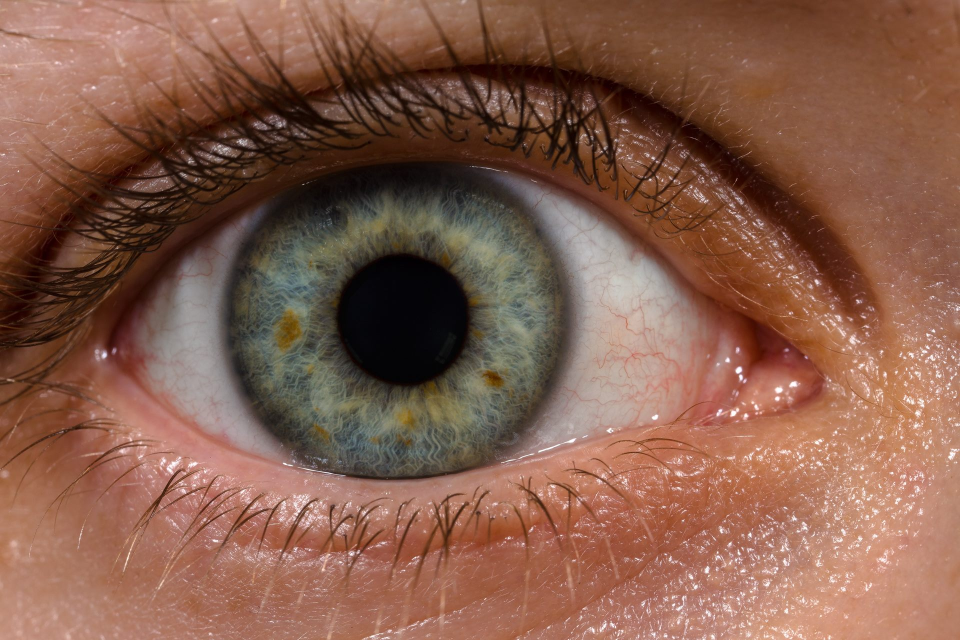
#> input picture EdgeDetection/res/eye.jpg, 1920 x 1280 px (shown at 1/2 size)
$ python contourDet3.py
#> lines starting #> are read from the running program, lines starting #| are printed output that depends on the picture; after the words box and inside, x2 and y2 are one past the last pixel; in counts of white or black regions, pixels touching at a corner belong together
import cv2
import numpy as np


img = cv2.imread("./res/eye.jpg")
#> img is the input picture: shape (1280, 1920, 3); mean B, G, R 75.9, 93.3, 134
img = cv2.resize(img, (720, 480),interpolation= cv2.INTER_AREA)
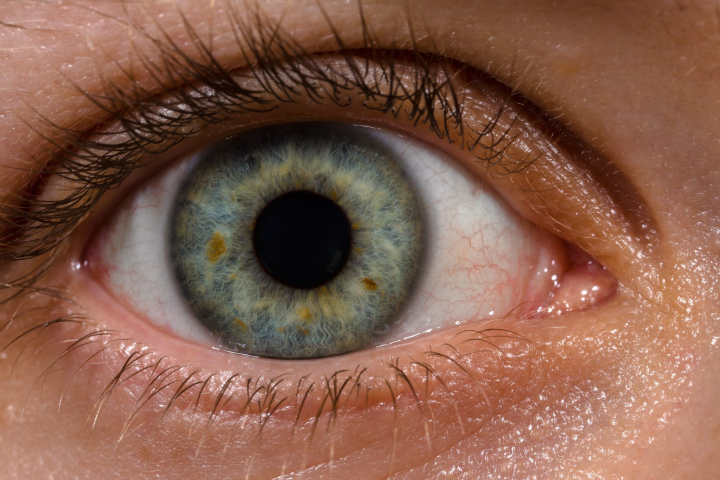
#> img: shape (480, 720, 3); mean B, G, R 75.9, 93.3, 134
gray = cv2.cvtColor(img, cv2.COLOR_BGR2GRAY)
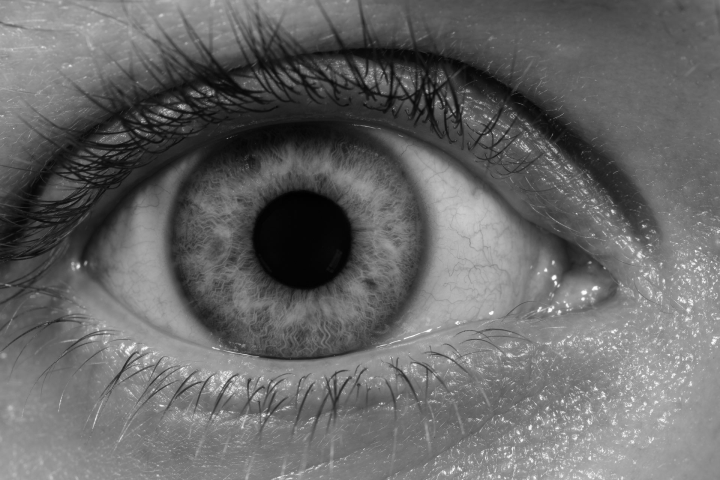
#> gray: shape (480, 720); min 0, max 253, mean 103.5
edges = cv2.Canny(gray, 50, 120)
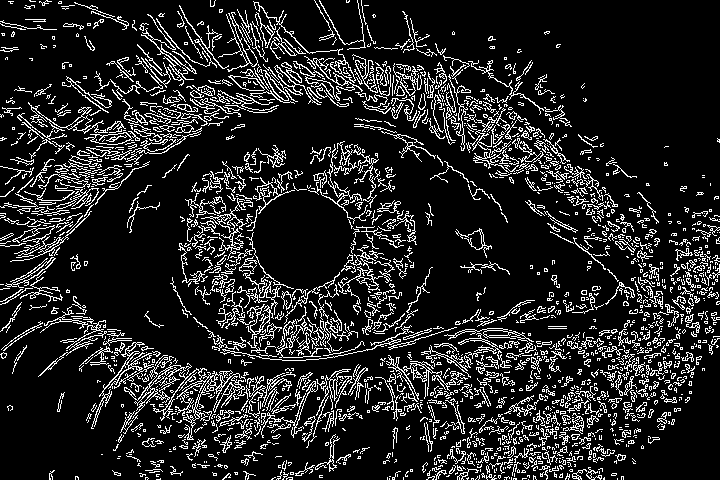
#> edges: shape (480, 720); 14% white in thin lines or dots
minLineLength = 20
maxLineGap = 5

lines = cv2.HoughLinesP(edges, 1, np.pi/180.0, 20, minLineLength, maxLineGap)
#> lines = 343 rows, first 6: [306, 356, 314, 356], [104, 351, 109, 351], [137, 112, 145, 120], [34, 269, 39, 264], [597, 260, 603, 266], [660, 418, 666, 420]
for x1, y1, x2, y2  in lines[0]:
    cv2.line(img, (x1,y1),(x2,y2), (0,255,0),2)
#> this loop made 1 pass
#> img: shape (480, 720, 3); 0.01% of pixels changed, all inside (x1, y1, x2, y2) = (305, 355, 316, 358)

cv2.imshow("edges", edges)
cv2.imshow("lines", img)
cv2.waitKey()
cv2.destroyAllWindows()


img1 = cv2.imread("./res/eye.jpg")
img1 = cv2.resize(img1, (720, 480),interpolation= cv2.INTER_AREA)
gray_img = cv2.cvtColor(img1, cv2.COLOR_BGR2GRAY)
gray_img = cv2.medianBlur(gray_img, 5)
circles = cv2.HoughCircles(gray_img, cv2.HOUGH_GRADIENT, 1, 120, param1= 100, param2= 30, minRadius= 0, maxRadius= 0)
#> circles = 20 rows, first 8: [381.5, 263.5, 217.1], [348.5, 469.5, 380.8], [247.5, 232.5, 180.9], [516.5, 276.5, 149.5], [126.5, 286.5, 108.6], [362.5, 123.5, 81.2], [190.5, 2.5, 111.4], [31.5, 398.5, 305.8]
circles = np.uint16(np.around(circles))
#> circles = 20 rows, first 8: [382, 264, 217], [348, 470, 381], [248, 232, 181], [516, 276, 150], [126, 286, 109], [362, 124, 81], [190, 2, 111], [32, 398, 306]
for i in circles[0,:]:
    #draw outer circle
    cv2.circle(img1, (i[0],i[1]),i[2], (0,255,0), 2)
    #draw the center of the circle
    cv2.circle(img1, (i[0],i[1]), 2, (0,0,255), 3)
#> this loop made 20 passes
#> i on passes 1 to 12: [382, 264, 217], [348, 470, 381], [248, 232, 181], [516, 276, 150], [126, 286, 109], [362, 124, 81], [190, 2, 111], [32, 398, 306], [58, 104, 99], [186, 444, 98], [378, 2, 103], [288, 350, 74]
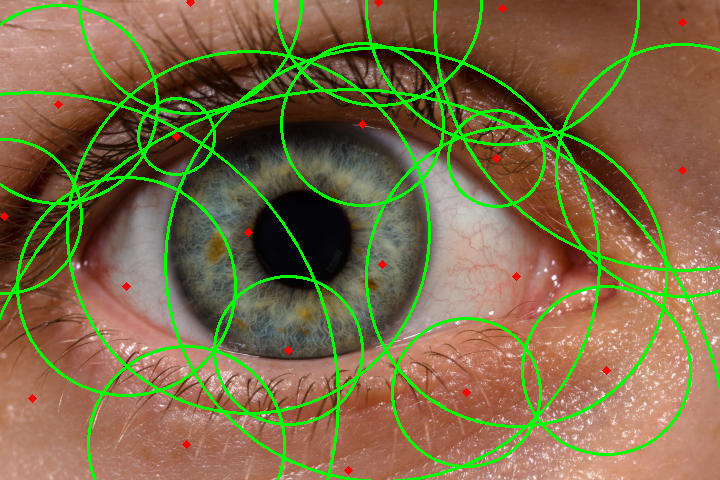
#> img1: shape (480, 720, 3); 9.47% of pixels changed, all inside (x1, y1, x2, y2) = (0, 0, 720, 480)

cv2.imwrite("Eye_Circle_Detection.jpg", img1)
cv2.imshow("HoughCircles", img1)
cv2.waitKey()
cv2.destroyAllWindows()

$ run again, with EdgeDetection/res/e.jpeg copied over EdgeDetection/res/eye.jpg
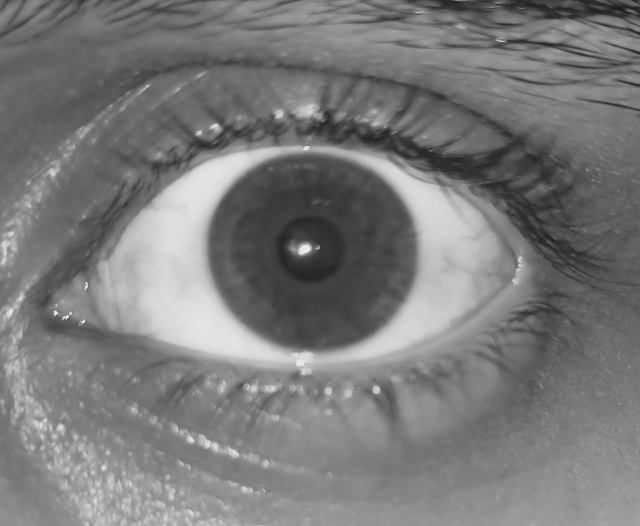
#> input picture EdgeDetection/res/e.jpeg, 1280 x 1052 px (shown at 1/2 size)
#> img is the input picture: shape (1052, 1280, 3); min 24, max 245, mean 121.8
#> `edges = cv2.Canny(gray, 50, 120)`:
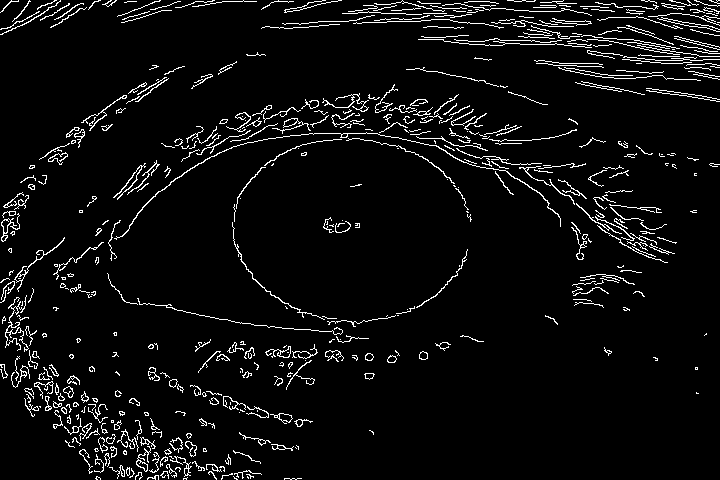
#> edges: shape (480, 720); 5.3% white in thin lines or dots
#> lines = 291 rows, first 6: [244, 1, 256, 1], [433, 10, 441, 10], [670, 51, 675, 51], [240, 144, 246, 143], [310, 22, 317, 22], [290, 8, 296, 8]
#> the loop `for x1, y1, x2, y2  in lines[0]:` made 1 pass
#> `circles = cv2.HoughCircles(gray_img, cv2.HOUGH_GRADIENT, 1, 120, param..`: circles = 14 rows, first 8: [347.5, 422.5, 298.5], [352.5, 189.5, 132.6], [239.5, 278.5, 217.5], [497.5, 465.5, 426.5], [562.5, 349.5, 311.5], [636.5, 462.5, 445.8], [501.5, 73.5, 96], [622.5, 124.5, 107.7]
#> `circles = np.uint16(np.around(circles))`: circles = 14 rows, first 8: [348, 422, 298], [352, 190, 133], [240, 278, 218], [498, 466, 426], [562, 350, 312], [636, 462, 446], [502, 74, 96], [622, 124, 108]
#> the loop `for i in circles[0,:]:` made 14 passes
#> after the loop `for i in circles[0,:]:`:
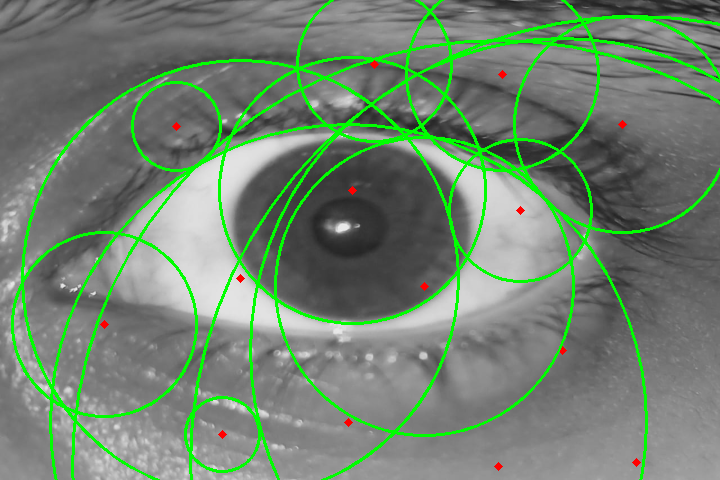
#> img1: shape (480, 720, 3); mean B, G, R 112.1, 131.5, 112.5
